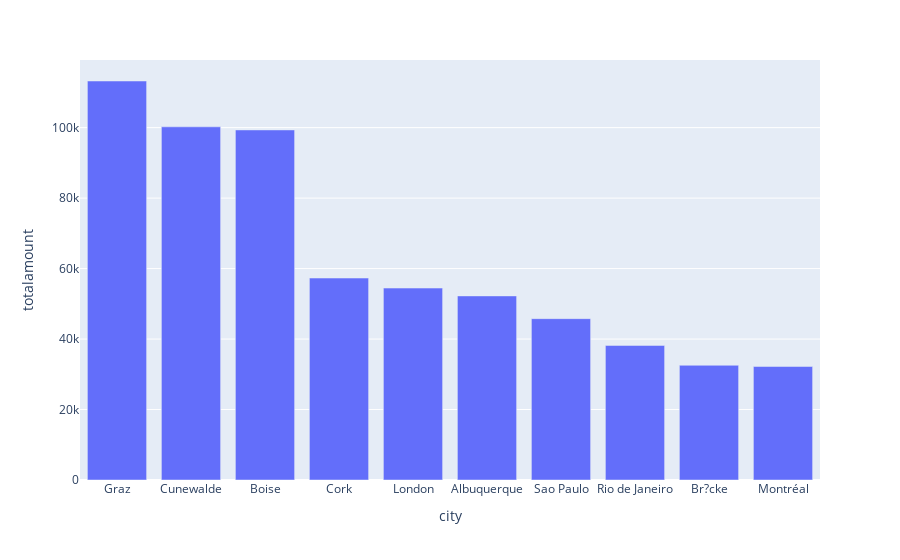
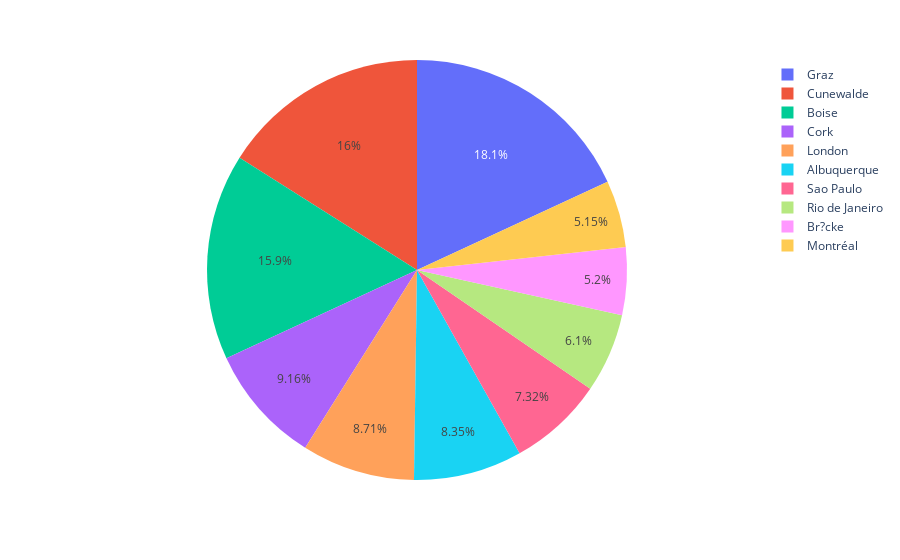

These figures' notebook cell, in order:
### Code cell
plots("city", Top10=True)

### Figure 1 — Plotly figure (JSON) as saved in the notebook; plotly's stock layout.template omitted (floating-point values rounded to 4 significant figures)
{"data": [{"alignmentgroup": "True", "hovertemplate": "city=%{x}<br>totalamount=%{y}<extra></extra>", "legendgroup": "", "marker": {"color": "#636efa", "pattern": {"shape": ""}}, "name": "", "offsetgroup": "", "orientation": "v", "showlegend": false, "textposition": "auto", "type": "bar", "x": ["Graz", "Cunewalde", "Boise", "Cork", "London", "Albuquerque", "Sao Paulo", "Rio de Janeiro", "Br?cke", "Montréal"], "xaxis": "x", "y": [113200.0, 100200.0, 99350.0, 57320.0, 54470.0, 52250.0, 45790.0, 38190.0, 32560.0, 32200.0], "yaxis": "y"}], "layout": {"barmode": "relative", "legend": {"tracegroupgap": 0}, "margin": {"t": 60}, "xaxis": {"anchor": "y", "domain": [0, 1], "title": {"text": "city"}}, "yaxis": {"anchor": "x", "domain": [0, 1], "title": {"text": "totalamount"}}}}

### Figure 2 — Plotly figure (JSON) as saved in the notebook; plotly's stock layout.template omitted (floating-point values rounded to 4 significant figures)
{"data": [{"domain": {"x": [0, 1], "y": [0, 1]}, "hovertemplate": "city=%{label}<br>totalamount=%{value}<extra></extra>", "labels": ["Graz", "Cunewalde", "Boise", "Cork", "London", "Albuquerque", "Sao Paulo", "Rio de Janeiro", "Br?cke", "Montréal"], "legendgroup": "", "name": "", "showlegend": true, "type": "pie", "values": [113200.0, 100200.0, 99350.0, 57320.0, 54470.0, 52250.0, 45790.0, 38190.0, 32560.0, 32200.0]}], "layout": {"legend": {"tracegroupgap": 0}, "margin": {"t": 60}}}
